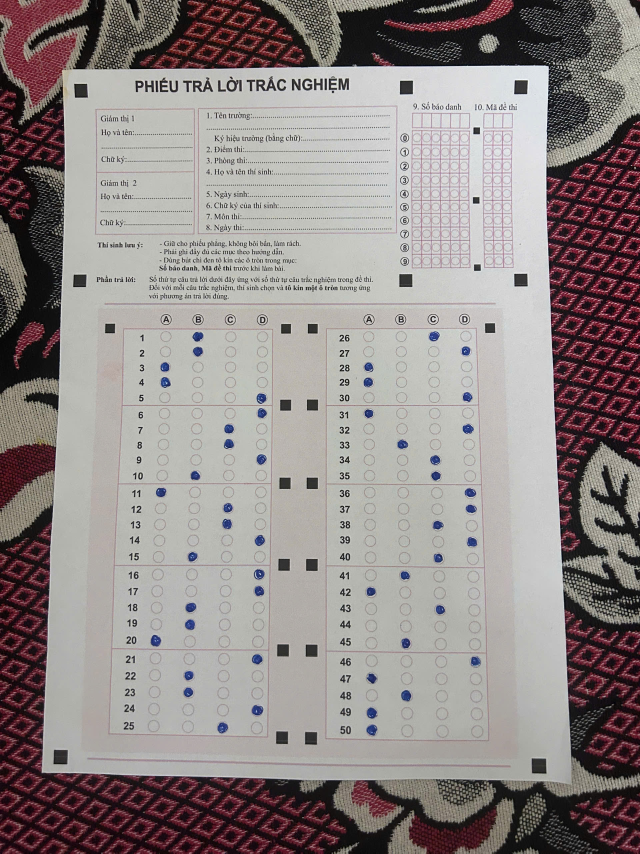
#> input picture Test_TGMT.jpg, 1920 x 2560 px (shown at 1/3 size)
$ python -i image_processing.py   (imports and definitions only)
#> lines starting #> are read from the running program, lines starting #| are printed output that depends on the picture; after the words box and inside, x2 and y2 are one past the last pixel; in counts of white or black regions, pixels touching at a corner belong together
#> further down, picture is the input picture: shape (2560, 1920, 3); mean B, G, R 135.9, 137.2, 145.3
"""Đọc/ghi đường dẫn Unicode và tiền xử lý bằng OpenCV (Phase 2)."""

from dataclasses import dataclass
from pathlib import Path

import cv2
import numpy as np

from .errors import ImageProcessingError

DEFAULT_MAX_DIMENSION = 2200
DEFAULT_BLUR_KERNEL = 3
DEFAULT_BLOCK_SIZE = 51
DEFAULT_THRESHOLD_C = 12.0


@dataclass(frozen=True)
class PreprocessConfig:
    """Các tham số có thể hiệu chỉnh mà không thay thuật toán."""

    max_dimension: int = DEFAULT_MAX_DIMENSION
    blur_kernel: int = DEFAULT_BLUR_KERNEL
    threshold_method: str = "adaptive"
    block_size: int = DEFAULT_BLOCK_SIZE
    threshold_c: float = DEFAULT_THRESHOLD_C
    morphology_kernel: int = 0


@dataclass
class PreprocessedImage:
    """Ảnh trung gian cùng hệ tọa độ; binary dùng mực trắng, nền đen."""

    original: np.ndarray
    resized: np.ndarray
    gray: np.ndarray
    blurred: np.ndarray
    binary: np.ndarray


def validate_image(image: np.ndarray) -> None:
    """Yêu cầu ảnh uint8 không rỗng, grayscale/BGR/BGRA."""
    if not isinstance(image, np.ndarray) or image.size == 0:
        raise ImageProcessingError("Ảnh rỗng hoặc dữ liệu không phải numpy array.")
    if image.dtype != np.uint8 or image.ndim not in (2, 3):
        raise ImageProcessingError("Ảnh phải có kiểu uint8 và 2 hoặc 3 chiều.")
    if image.ndim == 3 and image.shape[2] not in (3, 4):
        raise ImageProcessingError("Ảnh màu phải có 3 hoặc 4 kênh.")
    if min(image.shape[:2]) < 3:
        raise ImageProcessingError("Ảnh quá nhỏ để xử lý.")


def load_image(path: str | Path) -> np.ndarray:
    """Đọc ảnh BGR, hỗ trợ tên tệp tiếng Việt trên Windows."""
    path = Path(path)
    if not path.is_file():
        raise ImageProcessingError(f"Ảnh không tồn tại hoặc không phải tệp: {path}")
    try:
        data = np.fromfile(path, dtype=np.uint8)
        image = cv2.imdecode(data, cv2.IMREAD_COLOR) if data.size else None
    except (OSError, cv2.error) as exc:
        raise ImageProcessingError(f"Không đọc được ảnh {path}: {exc}") from exc
    if image is None:
        raise ImageProcessingError(f"Tệp không phải ảnh hợp lệ hoặc định dạng chưa hỗ trợ: {path}")
    validate_image(image)
    return image


def save_image(path: str | Path, image: np.ndarray) -> Path:
    """Lưu ảnh Unicode, tạo thư mục cha và báo rõ lỗi ghi."""
    validate_image(image)
    path = Path(path)
    try:
        path.parent.mkdir(parents=True, exist_ok=True)
        success, encoded = cv2.imencode(path.suffix or ".png", image)
        if not success:
            raise ImageProcessingError(f"Không mã hóa được ảnh: {path}")
        encoded.tofile(path)
    except (OSError, cv2.error) as exc:
        raise ImageProcessingError(f"Không ghi được ảnh {path}: {exc}") from exc
    return path


def resize_image(image: np.ndarray, max_dimension: int = DEFAULT_MAX_DIMENSION) -> np.ndarray:
    """Giảm kích thước khi cần, giữ tỷ lệ và không phóng lớn ảnh."""
#> called with max_dimension = 2200
    validate_image(image)
    if not isinstance(max_dimension, int) or max_dimension < 3:
        raise ImageProcessingError("max_dimension phải là số nguyên >= 3.")
    height, width = image.shape[:2]
#> height = 2560; width = 1920
    largest_dimension = max(height, width)
#> largest_dimension = 2560
    if largest_dimension <= max_dimension:
        return image.copy()
    scale = max_dimension / largest_dimension
#> scale = 0.859
    size = (max(3, round(width * scale)), max(3, round(height * scale)))
#> size = (1650, 2200)
    return cv2.resize(image, size, interpolation=cv2.INTER_AREA)


def to_grayscale(image: np.ndarray) -> np.ndarray:
    """Chuyển grayscale/BGR/BGRA thành một kênh."""
    validate_image(image)
    if image.ndim == 2:
        return image.copy()
    conversion = cv2.COLOR_BGRA2GRAY if image.shape[2] == 4 else cv2.COLOR_BGR2GRAY
#> conversion = 6
    return cv2.cvtColor(image, conversion)
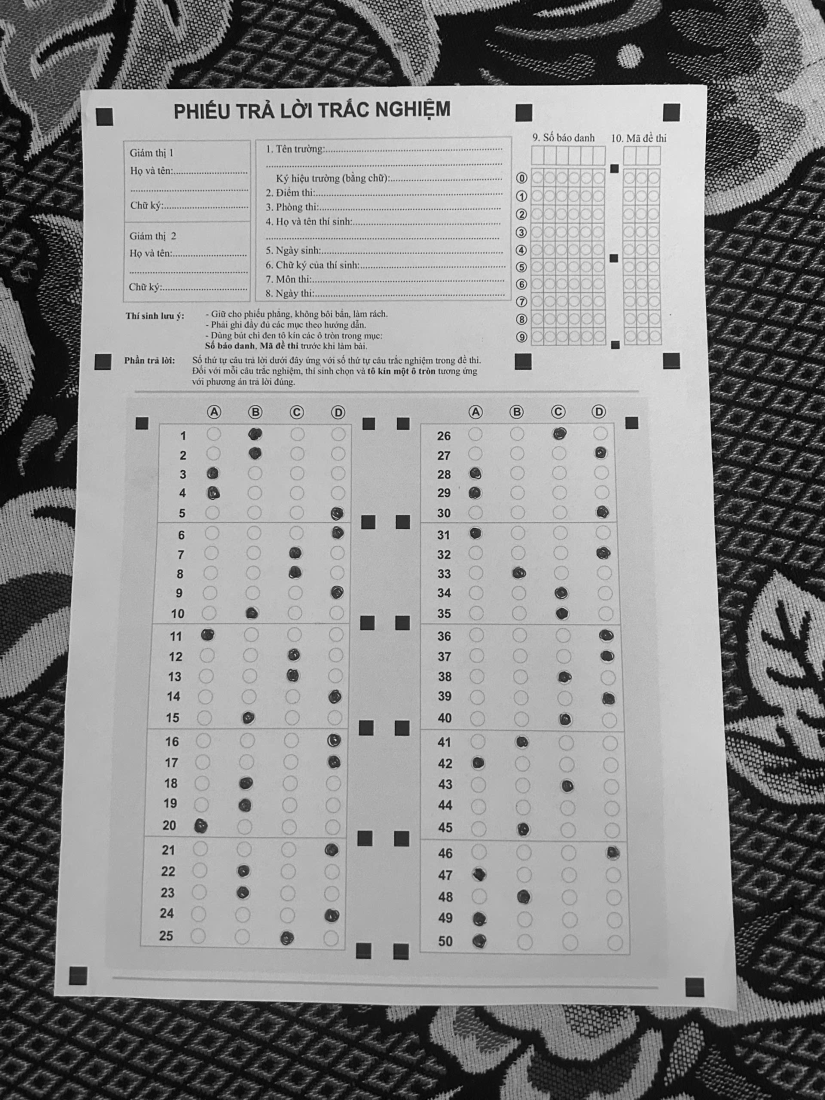
#> returned value: shape (2200, 1650) (shown at 1/2 size); min 0, max 254, mean 139.5


def apply_blur(gray: np.ndarray, kernel_size: int = DEFAULT_BLUR_KERNEL) -> np.ndarray:
    """Gaussian blur nhẹ để giảm nhiễu trước khi nhị phân hóa."""
#> called with kernel_size = 3
    gray = to_grayscale(gray)
    if not isinstance(kernel_size, int) or kernel_size < 1 or kernel_size % 2 == 0:
        raise ImageProcessingError("Kích thước Gaussian kernel phải là số lẻ dương.")
    return cv2.GaussianBlur(gray, (kernel_size, kernel_size), 0)


def apply_threshold(
    gray: np.ndarray,
    method: str = "adaptive",
    block_size: int = DEFAULT_BLOCK_SIZE,
    c: float = DEFAULT_THRESHOLD_C,
) -> np.ndarray:
    """Nhị phân đảo: pixel mực là 255, nền giấy là 0."""
#> called with method = 'adaptive', block_size = 51, c = 12
    gray = to_grayscale(gray)
    if method == "otsu":
        return cv2.threshold(gray, 0, 255, cv2.THRESH_BINARY_INV | cv2.THRESH_OTSU)[1]
    if method != "adaptive":
        raise ImageProcessingError("threshold_method chỉ nhận 'adaptive' hoặc 'otsu'.")
    if not isinstance(block_size, int) or block_size < 3 or block_size % 2 == 0:
        raise ImageProcessingError("block_size phải là số lẻ >= 3.")
    if block_size > min(gray.shape) or not np.isfinite(c):
        raise ImageProcessingError("Ảnh nhỏ hơn block_size hoặc threshold_c không hữu hạn.")
    return cv2.adaptiveThreshold(
        gray, 255, cv2.ADAPTIVE_THRESH_GAUSSIAN_C, cv2.THRESH_BINARY_INV, block_size, c
    )
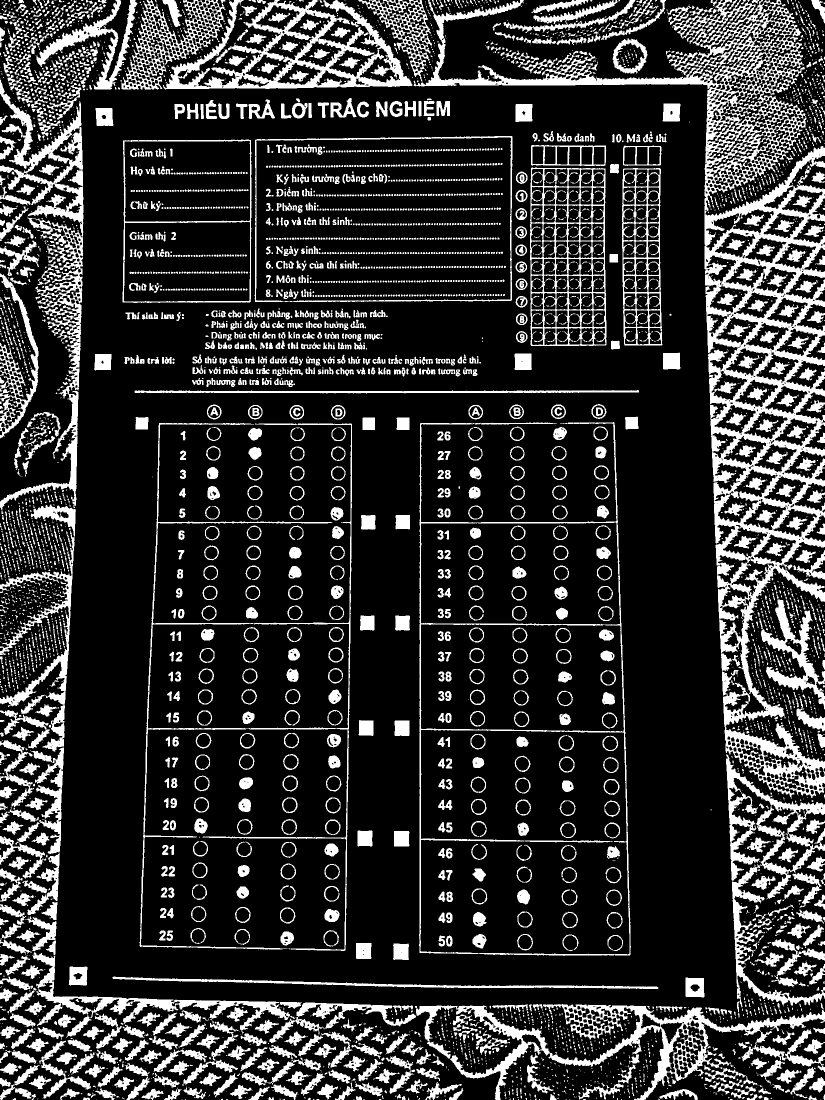
#> returned value: shape (2200, 1650) (shown at 1/2 size); 19.6% white; 5682 white regions (4057 under 20 px), largest, box (x1, y1, x2, y2) and area: (827, 0, 1650, 1596) 137609, (830, 2008, 1650, 2200) 30397, (0, 159, 167, 1020) 27471


def preprocess_image(
    image: np.ndarray, config: PreprocessConfig | None = None
) -> PreprocessedImage:
    """Resize → grayscale → Gaussian blur → threshold → mở hình thái tùy chọn."""
    config = config or PreprocessConfig()
    resized = resize_image(image, config.max_dimension)
    gray = to_grayscale(resized)
    blurred = apply_blur(gray, config.blur_kernel)
    binary = apply_threshold(blurred, config.threshold_method, config.block_size, config.threshold_c)
    kernel = config.morphology_kernel
    if not isinstance(kernel, int) or kernel < 0 or (kernel > 0 and kernel % 2 == 0):
        raise ImageProcessingError("morphology_kernel phải bằng 0 (tắt) hoặc số lẻ dương.")
    if kernel:
        binary = cv2.morphologyEx(binary, cv2.MORPH_OPEN, np.ones((kernel, kernel), np.uint8))
    return PreprocessedImage(image.copy(), resized, gray, blurred, binary)

>>> import cv2
>>> picture = cv2.imread('../Test_TGMT.jpg')
>>> result = preprocess_image(picture)
